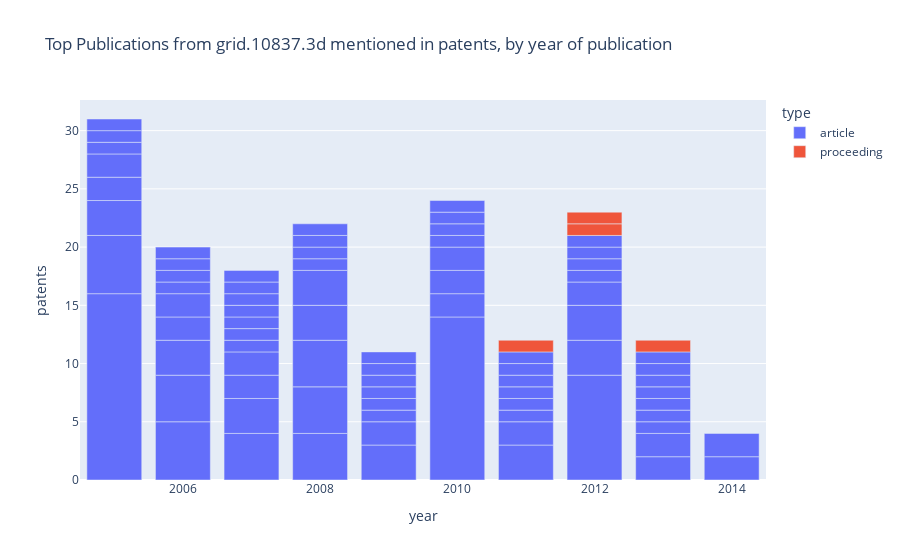

The cell this chart's notebook holds for it:
### Code cell
px.bar(pubs_cited[:1000], 
       color="type",
       x="year", y="patents", 
       hover_name="title",  hover_data=["journal.title"],
       title=f"Top Publications from {GRIDID} mentioned in patents, by year of publication")

### Figure 1 — Plotly figure (JSON) as saved in the notebook; plotly's stock layout.template omitted (floating-point values rounded to 4 significant figures)
{"data": [{"alignmentgroup": "True", "customdata": [["The FASEB Journal"], ["Bioconjugate Chemistry"], ["The FASEB Journal"], ["Annals of the New York Academy of Sciences"], ["Chemical Communications"], ["International Journal of Human-Computer Studies"], ["Analytical and Bioanalytical Chemistry"], ["Cancer Biotherapy & Radiopharmaceuticals"], ["Journal of Neurochemistry"], ["The Journal of Physiology"], ["Journal of Web Semantics"], ["Journal of Materials Chemistry"], ["Journal of Web Semantics"], ["Journal of Organizational Behavior"], ["Decision Support Systems"], ["IEEE Transactions on Software Engineering"], ["Aging Cell"], ["Journal of Cerebral Blood Flow & Metabolism"], ["Journal of Immunological Methods"], ["ECS Journal of Solid State Science and Technology"], ["Planetary and Space Science"], ["Radiation Research"], ["The FASEB Journal"], ["Molecular Cancer"], ["Brain Research Reviews"], ["Organic & Biomolecular Chemistry"], ["Angewandte Chemie International Edition"], ["Tumor Biology"], ["European Journal of Neuroscience"], ["Journal of Cellular Physiology"], ["Journal of Analytical Atomic Spectrometry"], ["Regenerative Medicine"], ["Journal of Neurotrauma"], ["Biomaterials"], ["NeuroMolecular Medicine"], ["Information Processing & Management"], ["Bioconjugate Chemistry"], ["Biomass and Bioenergy"], ["Differentiation"], ["Computers in Human Behavior"], ["Waste Management"], ["Solid State Ionics"], ["ACM SIGCSE Bulletin"], ["Acta Materialia"], ["ACM SIGPLAN Notices"], ["Trends in Parasitology"], ["Biomedical Microdevices"], ["Microsystem Technologies"], ["Journal of Analytical Atomic Spectrometry"], ["Inflammatory Bowel Diseases"], ["Tissue Engineering"], ["IEEE Transactions on Electron Devices"], ["Fuzzy Sets and Systems"], ["Scientific Reports"], ["Waste Management"], ["Bioorganic & Medicinal Chemistry"], ["IEEE Transactions on Knowledge and Data Engineering"], ["Analyst"], ["IEEE Transactions on Systems Man and Cybernetics Systems"], ["Molecular Therapy"], ["Astronomy & Astrophysics"], ["Pharmaceutical Research"], ["Journal of Zoology"], ["Nature"], ["Dalton Transactions"], ["Journal of Tissue Engineering and Regenerative Medicine"], ["Sensors and Actuators A Physical"], ["Expert Opinion on Therapeutic Patents"], ["New Technology Work and Employment"], ["Journal of Neuroimmunology"], ["The FASEB Journal"], ["International Journal of Mass Spectrometry"], ["Requirements Engineering"], ["Journal of Neuroimmunology"], ["Brain Research"], ["Geochimica et Cosmochimica Acta"], ["Journal of Web Semantics"], ["Dalton Transactions"], ["FEMS Microbiology Letters"], ["Science"]], "hovertemplate": "<b>%{hovertext}</b><br><br>type=article<br>year=%{x}<br>patents=%{y}<br>journal.title=%{customdata[0]}<extra></extra>", "hovertext": ["Blood‐brain barrier‐specific properties of a human adult brain endothelial cell line", "Modification of thiol functionalized aptamers by conjugation of synthetic polymers.", "Cell‐penetrating anti‐GFAP VHH and corresponding fluorescent fusion protein VHH‐GFP spontaneously cross the blood‐brain barrier and specifically recognize astrocytes: application to brain imaging", "Amyloid Precursor Protein: From Synaptic Plasticity to Alzheimer's Disease", "An EXAFS study of the formation of a nanoporous metal–organic framework: evidence for the retention of secondary building units during synthesis", "Sensemaking tools for understanding research literatures: Design, implementation and user evaluation", "DNA aptamers against the MUC1 tumour marker: design of aptamer–antibody sandwich ELISA for the early diagnosis of epithelial tumours", "Update Aptamers as Novel Radiopharmaceuticals Their Applications and Future Prospects in Diagnosis and Therapy", "The human brain endothelial cell line hCMEC/D3 as a human blood‐brain barrier model for drug transport studies", "Differential effects of hydrocortisone and TNFα on tight junction proteins in an in vitro model of the human blood–brain barrier", "Semantic annotation for knowledge management: Requirements and a survey of the state of the art", "Simple and mild preparation of silica-enzyme composites from silicic acid solution", "The SSN ontology of the W3C semantic sensor network incubator group", "Thinking, feeling and deciding: The influence of emotions on the decision making and performance of traders", "An intelligent information agent for document title classification and filtering in document-intensive domains", "Security Requirements Engineering: A Framework for Representation and Analysis", "A senescent cell bystander effect: senescence‐induced senescence", "Immortalized Human Brain Endothelial Cells and Flow-Based Vascular Modeling: A Marriage of Convenience for Rational Neurovascular Studies", "Selection of aptamers with high affinity and high specificity against C595, an anti-MUC1 IgG3 monoclonal antibody, for antibody targeting", "A Review of Hydrophilic Silicon Wafer Bonding", "Use of cyanobacteria for in-situ resource use in space applications", "Gold Nanoparticles Enhance DNA Damage Induced by Anti-cancer Drugs and Radiation", "Human dental pulp stem cells can differentiate into Schwann cells and promote and guide neurite outgrowth in an aligned tissue‐engineered collagen construct in vitro", "Cannabinoids reduce ErbB2-driven breast cancer progression through Akt inhibition", "The origin and cell lineage of microglia—New concepts", "Synthesis of asymmetrically substituted cyclen-based ligands for the controlled sensitisation of lanthanides", "Hydrothermal Synthesis of a Cerium(IV) Pyrochlore with Low‐Temperature Redox Properties", "DNA Aptamers That Bind to MUC1 Tumour Marker: Design and Characterization of MUC1-Binding Single-Stranded DNA Aptamers", "Long‐term potentiation in the rat dentate gyrus is associated with enhanced Arc/Arg3.1 protein expression in spines, dendrites and glia", "A novel vascular targeting strategy for brain‐derived endothelial cells using a TCR mimic antibody", "Atomic spectrometry update. X-Ray fluorescence spectrometry", "A 3D in vitro model reveals differences in the astrocyte response elicited by potential stem cell therapies for CNS injury", "Repetitive Mild Traumatic Brain Injury in a Mouse Model Produces Learning and Memory Deficits Accompanied by Histological Changes", "Engineered neural tissue for peripheral nerve repair", "Proteomic CNS Profile of Delayed Cognitive Impairment in Mice Exposed to Gulf War Agents", "Semantic audio content-based music recommendation and visualization based on user preference examples", "Design and synthesis of mono- and multimeric targeted radiopharmaceuticals based on novel cyclen ligands coupled to anti-MUC1 aptamers for the diagnostic imaging and targeted radiotherapy of cancer.", "Black carbon sequestration as an alternative to bioenergy", "Culture and differentiation of preadipocytes in two‐dimensional and three‐dimensional in vitro systems", "Personalized salutation, power of sender and response rates to Web-based surveys", "A review of municipal solid waste composition in the United Kingdom", "Synthesis and characterisation of Cr3+-containing NASICON-related phases", "Using patterns in the automatic marking of ER-diagrams", "Fatigue crack propagation: In situ visualization using X-ray microtomography and 3D simulation using the extended finite element method", "A model-learner pattern for bayesian reasoning", "Do malaria parasites manipulate mosquitoes?", "BBB ON CHIP: microfluidic platform to mechanically and biochemically modulate blood-brain barrier function", "The effect of atmospheric moisture on crack propagation in the interface between directly bonded silicon wafers", "Atomic spectrometry update—X-ray fluorescence spectrometry", "Analysis of Volatile Organic Compounds of Bacterial Origin in Chronic Gastrointestinal Diseases", "Neural Tissue Engineering: A Self-Organizing Collagen Guidance Conduit", "Performance of Deep-Depletion Buried-Channel $n$-MOSFETs for CMOS Image Sensors", "A fuzzy voting scheme for hardware and software fault tolerant systems", "Targeting endothelial CD146 attenuates neuroinflammation by limiting lymphocyte extravasation to the CNS", "Why energy from waste incineration is an essential component of environmentally responsible waste management", "The 1,4-naphthoquinone scaffold in the design of cysteine protease inhibitors", "Weakly Supervised Joint Sentiment-Topic Detection from Text", "Evaluation of a gas sensor array and pattern recognition for the identification of bladder cancer from urine headspace", "Multiagent Ontology Mapping Framework for the Semantic Web", "Surface Characteristics of Nanoparticles Determine Their Intracellular Fate in and Processing by Human Blood–Brain Barrier Endothelial Cells In Vitro", "The Herschel-SPIRE instrument and its in-flight performance", "Identification of Peptide Ligands for Targeting to the Blood-Brain Barrier", "Predicting the unpredictable; evidence of pre‐seismic anticipatory behaviour in the common toad", "A salt-water reservoir as the source of a compositionally stratified plume on Enceladus", "Enzyme mediated silicon – oxygen bond formation; the use of Rhizopus oryzae lipase, lysozyme and phytase under mild conditions", "A versatile 3D culture model facilitates monitoring of astrocytes undergoing reactive gliosis", "Surface activation for low temperature wafer fusion bonding by radicals produced in an oxygen discharge", "Aptamers as inhibitors of target proteins", "Electronic monitoring and surveillance in call centres: a framework for investigation", "Expression of ADAM-17, TIMP-3 and fractalkine in the human adult brain endothelial cell line, hCMEC/D3, following pro-inflammatory cytokine treatment", "Reactive oxygen species alter brain endothelial tight junction dynamics via RhoA, PI3 kinase, and PKB signaling", "Electron impact ionisation and UV absorption study of α- and β-pinene", "Analysing anaphoric ambiguity in natural language requirements", "Chemokine production and chemokine receptor expression by human glioma cells: Role of CXCL10 in tumour cell proliferation", "Neural progenitors from isolated postnatal rat myenteric ganglia: Expansion as neurospheres and differentiation in vitro", "Late Palaeozoic hydrocarbon migration through the Clair field, West of Shetland, UK Atlantic margin", "IRS-III: A broker-based approach to semantic Web services", "Further studies of fluoride ion entrapment in octasilsesquioxane cages; X-ray crystal structure studies and factors that affect their formation", "Production of volatile organic compounds by mycobacteria", "Meningococcal Type IV Pili Recruit the Polarity Complex to Cross the Brain Endothelium"], "legendgroup": "article", "marker": {"color": "#636efa"}, "name": "article", "offsetgroup": "article", "orientation": "v", "showlegend": true, "textposition": "auto", "type": "bar", "x": [2005, 2010, 2012, 2005, 2006, 2006, 2008, 2007, 2008, 2008, 2006, 2009, 2012, 2011, 2007, 2008, 2012, 2008, 2005, 2014, 2010, 2009, 2014, 2010, 2007, 2007, 2006, 2006, 2005, 2010, 2005, 2013, 2012, 2013, 2011, 2013, 2007, 2007, 2007, 2007, 2007, 2006, 2006, 2006, 2013, 2012, 2013, 2013, 2006, 2013, 2005, 2013, 2005, 2013, 2005, 2007, 2012, 2011, 2011, 2011, 2010, 2010, 2010, 2011, 2010, 2009, 2009, 2009, 2011, 2009, 2007, 2009, 2011, 2008, 2008, 2008, 2008, 2012, 2012, 2009], "xaxis": "x", "y": [16, 14, 9, 5, 5, 4, 4, 4, 4, 4, 3, 3, 3, 3, 3, 3, 3, 3, 3, 2, 2, 2, 2, 2, 2, 2, 2, 2, 2, 2, 2, 2, 2, 2, 2, 1, 1, 1, 1, 1, 1, 1, 1, 1, 1, 1, 1, 1, 1, 1, 1, 1, 1, 1, 1, 1, 1, 1, 1, 1, 1, 1, 1, 1, 1, 1, 1, 1, 1, 1, 1, 1, 1, 1, 1, 1, 1, 1, 1, 1], "yaxis": "y"}, {"alignmentgroup": "True", "customdata": [[null], ["ACM SIGPLAN Notices"], [null], [null]], "hovertemplate": "<b>%{hovertext}</b><br><br>type=proceeding<br>year=%{x}<br>patents=%{y}<br>journal.title=%{customdata[0]}<extra></extra>", "hovertext": ["Exploring the potential for touchless interaction in image-guided interventional radiology", "A model-learner pattern for bayesian reasoning", "Improving bag-of-visual-words model with spatial-temporal correlation for video retrieval", "Linked Context: A Linked Data Approach to Personalised Service Provisioning"], "legendgroup": "proceeding", "marker": {"color": "#EF553B"}, "name": "proceeding", "offsetgroup": "proceeding", "orientation": "v", "showlegend": true, "textposition": "auto", "type": "bar", "x": [2011, 2013, 2012, 2012], "xaxis": "x", "y": [1, 1, 1, 1], "yaxis": "y"}], "layout": {"autosize": true, "barmode": "relative", "legend": {"title": {"text": "type"}, "tracegroupgap": 0}, "title": {"text": "Top Publications from grid.10837.3d mentioned in patents, by year of publication"}, "xaxis": {"anchor": "y", "autorange": true, "domain": [0, 1], "range": [2004.0, 2014.0], "title": {"text": "year"}, "type": "linear"}, "yaxis": {"anchor": "x", "autorange": true, "domain": [0, 1], "range": [0, 32.63], "title": {"text": "patents"}, "type": "linear"}}}
